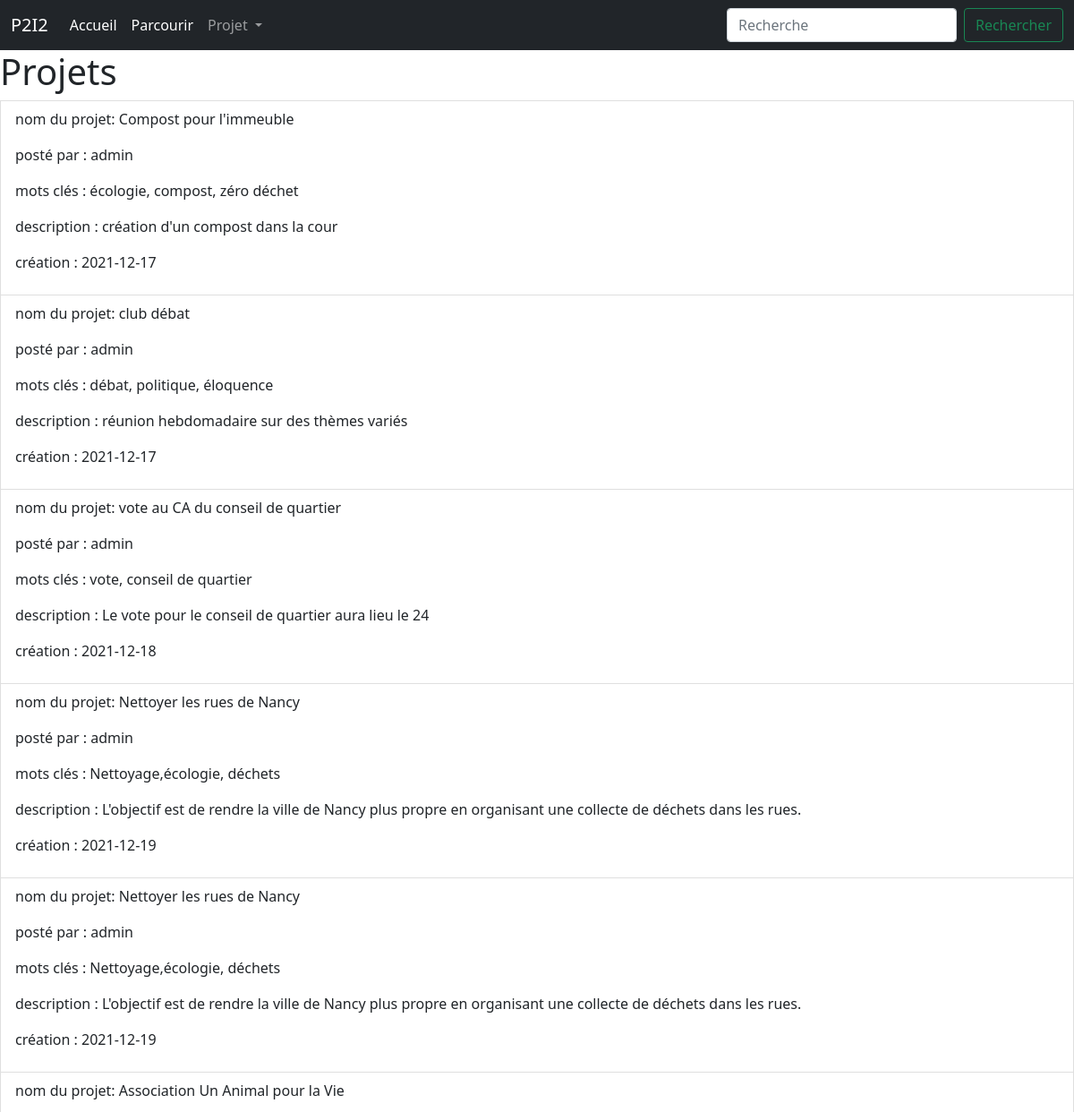
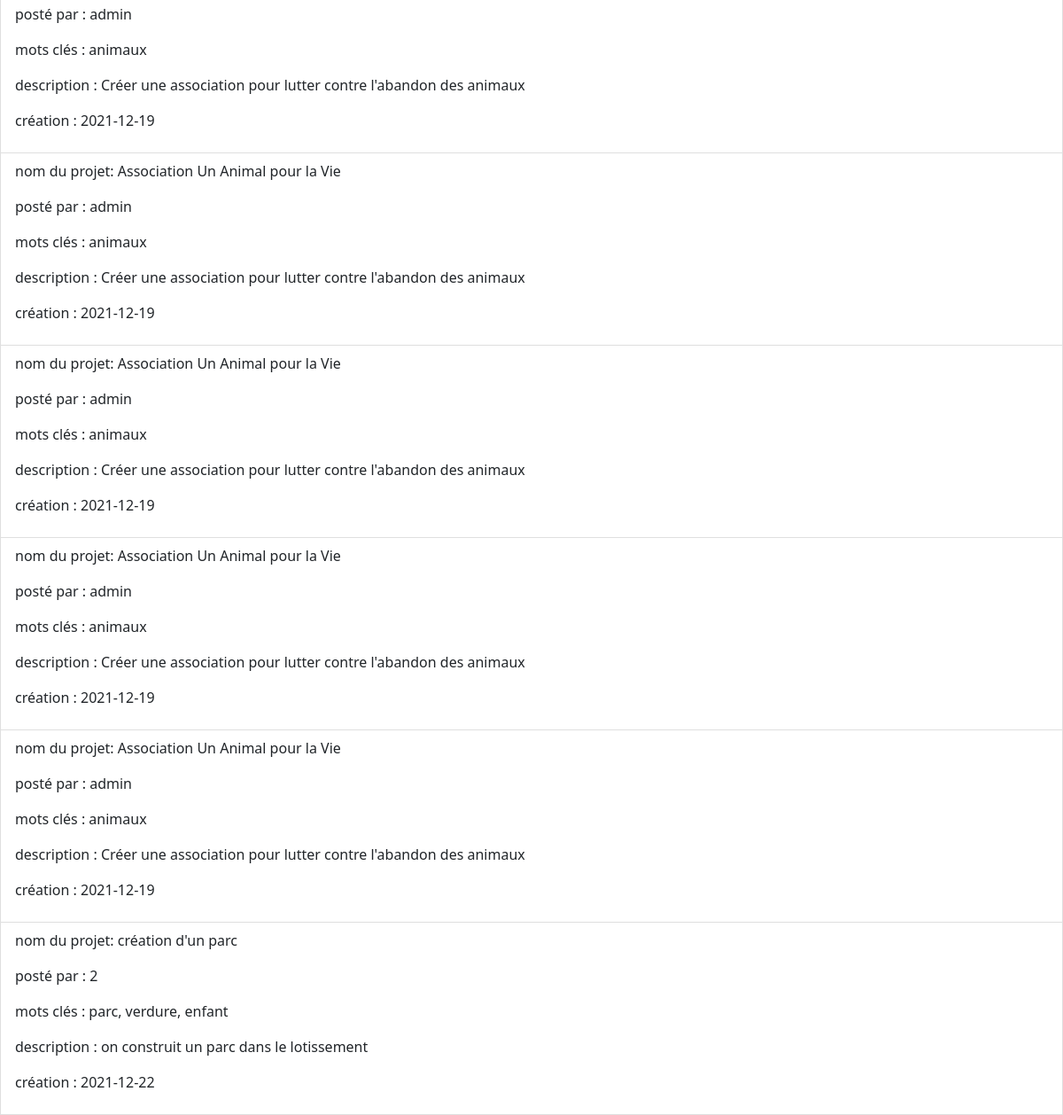
The page /parcourir on the database its author committed (2 pictures, top to bottom).
### tables this page shows
CREATE TABLE "subs" (
	"Nom"	varchar NOT NULL,
	"Posté_par"	varchar NOT NULL,
	"Numéro_projet"	INTEGER NOT NULL UNIQUE,
	"Mots_clés"	text NOT NULL,
	"description"	TEXT NOT NULL,
	"création"	TEXT NOT NULL,
	PRIMARY KEY("Numéro_projet" AUTOINCREMENT)
);

### app.py (the view)
@app.route('/parcourir')
def parcourir():
     db='database.db'
     con=sqlite3.connect(db)
     cur=con.cursor()
     cur.execute("SELECT * FROM subs ;")
     L=cur.fetchall()
     con.close()
     return render_template('parcourir.html',data=L)

### templates/parcourir.html (shortened to what this page needs)
{% extends 'layout.html' %}
{% block content %}
<h1>Projets</h1>
<div class = "wrapper">
    {% for items in data %}
    <a href="/sub/{{ items[2] }}" class="list-group-item list-group-item-action flex-column align-items-start">
    <div class = "projets">
        <p>nom du projet: {{items[0]}}</p>
        <p>posté par : {{items[1]}}</p>
        <p>mots clés : {{items[3]}}</p>
        <p>description : {{items[4]}}</p>
        <p>création : {{items[5]}}</p>
    </div>
    </a>
    {% endfor %}
</div>
{% endblock %}

### templates/layout.html (shortened to what this page needs)
<!DOCTYPE html>
<html lang="en">
<head>
  {% block head %}
    <link rel="stylesheet" href="/static/styles/stylehome.css" type="text/css">
    <link href="https://cdn.jsdelivr.net/npm/bootstrap@5.1.3/dist/css/bootstrap.min.css" rel="stylesheet">
  {% endblock %}
</head>
<body>
  <div id='navbar'>{% block navbar %}
    <nav class="navbar navbar-expand-lg navbar-dark bg-dark">
        <div class="container-fluid">
          <a class="navbar-brand" href="/accueil">P2I2</a>
          <div class="collapse navbar-collapse" id="navbarSupportedContent">
            <ul class="navbar-nav me-auto mb-2 mb-lg-0">
              <li class="nav-item">
                <a class="nav-link active" aria-current="page" href="/accueil">Accueil</a>
              </li>
              <li class="nav-item">
                <a class="nav-link active" aria-current="page" href="/parcourir">Parcourir</a>
              </li>
              <li class="nav-item dropdown">
                <a class="nav-link dropdown-toggle" href="#" id="navbarDropdown" role="button" data-bs-toggle="dropdown" aria-expanded="false">
                  Projet
                </a>
              </li>
            </ul>
            <form class="d-flex" action="/search" method="POST">
              <input class="form-control me-2" type="search" placeholder="Recherche" aria-label="Search" name='Search' required minlength="1">
              <input class="btn btn-outline-success" type="submit" value="Rechercher"></input>
            </form>
          </div>
        </div>
      </nav>
  {% endblock %}
  </div>
  <div id="content">{% block content %}{% endblock %}</div>
</body>
</html>

### static/styles/stylehome.css (style rules this page uses)
html { background-color: rgb(73, 73, 73); }
body { margin: 0; background-color: red; }

### rows shown on the page
subs: Nom "Compost pour l'immeuble", Posté_par "admin", Mots_clés "écologie, compost, zéro déchet", description "création d'un compost dans la cour", création "2021-12-17"
subs: Nom "club débat", Posté_par "admin", Mots_clés "débat, politique, éloquence", description "réunion hebdomadaire sur des thèmes variés", création "2021-12-17"
subs: Nom "vote au CA du conseil de quartier", Posté_par "admin", Mots_clés "vote, conseil de quartier", description "Le vote pour le conseil de quartier aura lieu le 24", création "2021-12-18"
subs: Nom "Nettoyer les rues de Nancy", Posté_par "admin", Mots_clés "Nettoyage,écologie, déchets", description "L'objectif est de rendre la ville de Nancy plus propre en organisant une collecte de déchets dans les rues.", création "2021-12-19"
subs: Nom "Nettoyer les rues de Nancy", Posté_par "admin", Mots_clés "Nettoyage,écologie, déchets", description "L'objectif est de rendre la ville de Nancy plus propre en organisant une collecte de déchets dans les rues.", création "2021-12-19"
subs: Nom "Association Un Animal pour la Vie", Posté_par "admin", Mots_clés "animaux", description "Créer une association pour lutter contre l'abandon des animaux", création "2021-12-19"
subs: Nom "Association Un Animal pour la Vie", Posté_par "admin", Mots_clés "animaux", description "Créer une association pour lutter contre l'abandon des animaux", création "2021-12-19"
subs: Nom "Association Un Animal pour la Vie", Posté_par "admin", Mots_clés "animaux", description "Créer une association pour lutter contre l'abandon des animaux", création "2021-12-19"
subs: Nom "Association Un Animal pour la Vie", Posté_par "admin", Mots_clés "animaux", description "Créer une association pour lutter contre l'abandon des animaux", création "2021-12-19"
subs: Nom "Association Un Animal pour la Vie", Posté_par "admin", Mots_clés "animaux", description "Créer une association pour lutter contre l'abandon des animaux", création "2021-12-19"
subs: Nom "création d'un parc", Posté_par "2", Mots_clés "parc, verdure, enfant", description "on construit un parc dans le lotissement", création "2021-12-22"
